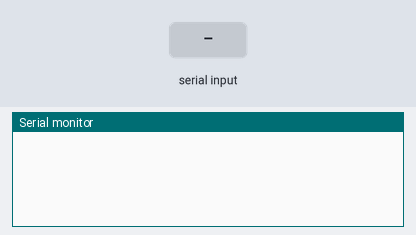
Bench run of a sketch on a simulated Arduino Uno, built with avr-gcc and run on an emulated ATmega328P. On the bench: the last lines printed to the serial monitor. The inputs (shaded band) are chosen by the test bench.

Above: at 1.2 s.
1.3 s: "1\n" received over Serial
At 2.4 s:
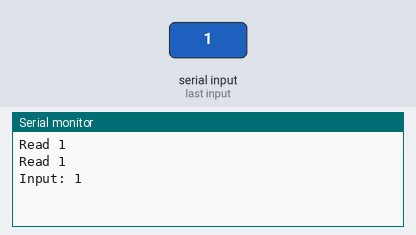
2.8 s: "0\n" received over Serial
At 3.5 s:
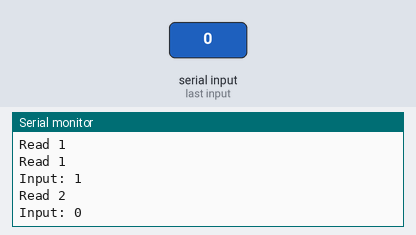
4.3 s: "2\n" received over Serial
At 4.6 s:
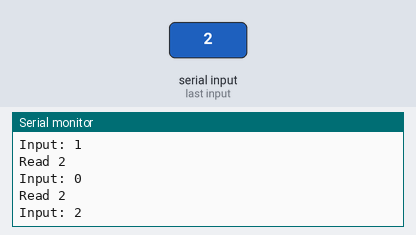

The sketch:

robot.ino
```cpp
#include "Arduino.h"
#include "serialInterface.h"

#define SERIAL_BAUD 115200

SerialInterface serialInterface;

void setup() {
  // Serial.begin has to be called in the main file. Not sure why.
  Serial.begin(SERIAL_BAUD);
}

//int count = 0;

void loop() {
//  if (count == 1000) {
//    serialInterface.print();
//  } else if (count > 1000) {
//    delay(100000000);
//    return;
//  }

  serialInterface.read();
  delay(1);
//  count += 1;
}
```

command.cpp
```cpp
#include "command.h"

Command::Command(const char* name, const char* body): name(name), body(body) {}

const char* Command::getName() {
  return name;
}

const char* Command::getBody() {
  return body;
}
```

command.h
```cpp
#pragma once

class Command {
private:
  const char* name;
  const char* body;

public:
  Command(const char* name, const char* body);

  const char* getName();

  const char* getBody();
};
```

event.cpp
```cpp
#include "event.h"

template<class P, int L>
void Event<P, L>::fire(P payload) {
  for (int i = 0; i < listenerCount; i++) {
    listeners[i](payload);
  }
}

template<class P, int L>
void Event<P, L>::listen(Event<P, L>::ListenerFunction listener) {
  if (listenerCount < L) {
    listeners[listenerCount] = listener;
    listenerCount += 1;
  }
}
```

event.h
```cpp
#pragma once

template <class P, int L>
class Event {
  typedef void (*ListenerFunction)(P payload);

private:
  ListenerFunction listeners[L];
  unsigned int listenerCount;

public:
  void fire(P payload);

  void listen(ListenerFunction listener);
};
```

listener.cpp
```cpp
#include "listener.h"

template <class T, class P>
Listener<T, P>::Listener(
  T object,
  Listener<T, P>::ListenerFunction listenerFunction
): object(object), listenerFunction(listenerFunction) {}

template <class T, class P>
void Listener<T, P>::operator()(P payload) {
  (object).*(listenerFunction)(payload);
}
```

listener.h
```cpp
#pragma once

template <class T, class P>
class Listener {
  typedef void (*ListenerFunction)(P payload);

private:
  T object;
  ListenerFunction listenerFunction;

public:
  Listener(T object, ListenerFunction listener);

  void operator()(P payload);
};
```

serialInterface.cpp
```cpp
#include "serialInterface.h"

#include "Arduino.h"

void SerialInterface::send(const char* string) {
  Serial.print(string);
}

void SerialInterface::send(const Command& command) {
  Serial.print(command.getName());
  Serial.print(" ");
  Serial.print(command.getBody());
}

void SerialInterface::sendLine(const char* string) {
  Serial.println(string);
}

void SerialInterface::sendLine(const Command& command) {
  Serial.print(command.getName());
  Serial.print(" ");
  Serial.println(command.getBody());
}

void SerialInterface::read() {
  int count = 0;
  // Read bytes until there are no more to read
  for (int byte = Serial.read(); byte != -1; byte = Serial.read()) {
    char c = (char) byte;
    add(c == '\n' ? '\0' : c);
    count++;
  }

  if (count > 0) {
    Serial.print("Read ");
    Serial.println(count);
  }

  // Process any lines that have appeared
  bool nullTerminatorFound = false;
  int startOfString = 0;
  for (int i = 0; i < bufferIndex; i++) {
    if (buffer[i] == '\0') {
      handleLine(&buffer[startOfString]);
      nullTerminatorFound = true;
      startOfString = i + 1;
    }
  }

  // Copy all characters to the front of the buffer
  if (nullTerminatorFound) {
    for (int i = 0; i + startOfString < bufferIndex; i++) {
      buffer[i] = buffer[i + startOfString];
    }

    // Reset the end pointer
    bufferIndex = bufferIndex - startOfString;
  }
}

void SerialInterface::handleLine(const char* line) {
  send("Input: ");
  sendLine(line);
}

void SerialInterface::print() {
  add('\0');
  sendLine("Printing");
  sendLine(&buffer[0]);
}

void SerialInterface::add(char character) {
  buffer[bufferIndex] = character;
  bufferIndex += 1;
}
```

serialInterface.h
```cpp
#pragma once

#include "command.h"

class SerialInterface {
private:
  char buffer[512];
  unsigned int bufferIndex = 0;

public:
  void send(const char* string);
  void send(const Command& command);

  void sendLine(const char* line);
  void sendLine(const Command& command);

  void read();

  void handleLine(const char* line);

  void print();

private:
  void add(char character);
};
```

Measured:
- after the input at 1.3 s, the serial monitor: prints a new line at once (image 1)
- after the input at 2.8 s, the serial monitor: prints a new line at once (image 2)
- after the input at 4.3 s, the serial monitor: prints a new line at once (image 3)
